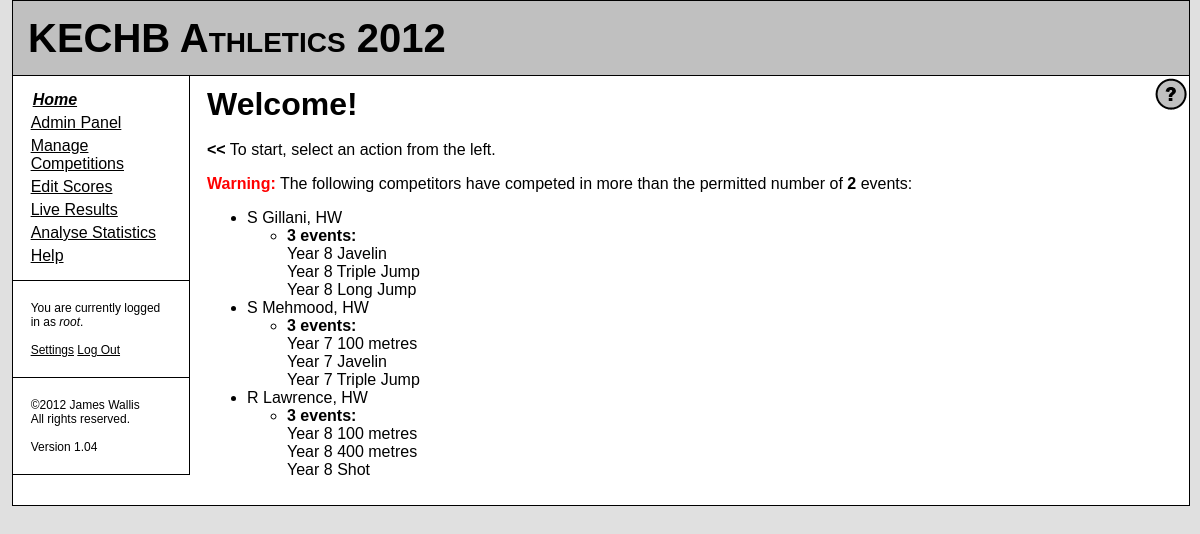
Page /index.php?page=welcome (signed in) on the committed database.
### tables this page shows
CREATE TABLE IF NOT EXISTS `days` (
  `d_id` int(10) unsigned NOT NULL AUTO_INCREMENT,
  `name` varchar(50) NOT NULL,
  `year` smallint(5) unsigned NOT NULL DEFAULT '0',
  `max_events_per_competitor` tinyint(3) unsigned NOT NULL,
  `is_active_day` tinyint(1) NOT NULL DEFAULT '0',
  PRIMARY KEY (`d_id`)
);

CREATE TABLE IF NOT EXISTS `day_competitors` (
  `c_id` int(10) unsigned NOT NULL AUTO_INCREMENT,
  `d_id` int(10) unsigned NOT NULL,
  `name` varchar(50) NOT NULL,
  `t_id` int(10) unsigned NOT NULL,
  `sub_id` int(10) unsigned NOT NULL,
  PRIMARY KEY (`c_id`)
);

CREATE TABLE IF NOT EXISTS `day_teams` (
  `t_id` int(10) unsigned NOT NULL AUTO_INCREMENT,
  `d_id` int(10) unsigned NOT NULL,
  `name` varchar(50) NOT NULL,
  `initscore` decimal(10,6) NOT NULL DEFAULT '0.000000',
  PRIMARY KEY (`t_id`)
);

### helper_functions.php (called while the page is built, shortened)
<?php
function get_competitorsoverlimit($d_id)
{
	$competitorsoverlimit = array();
	$query = "SELECT max_events_per_competitor FROM days WHERE d_id='" . mysql_real_escape_string($d_id) . "' LIMIT 1";
	$result = @mysql_query($query);
	$row = mysql_fetch_array($result);
	if(mysql_num_rows($result) == 1) $max_events = $row['max_events_per_competitor']; else return $competitorsoverlimit;
	$query = "SELECT day_scores.c_id AS c_id, COUNT(day_scores.c_id) AS eventcount FROM day_scores, day_events";
	$query .= " WHERE day_scores.d_id='" . mysql_real_escape_string($d_id) . "' AND day_scores.c_id<>0";
	$query .= " AND day_events.counts_to_limit='1' AND day_scores.e_id=day_events.e_id";
	$query .= " GROUP BY day_scores.c_id";
	$result = @mysql_query($query);
	while($row = mysql_fetch_array($result))
	{
		if($row['eventcount'] > $max_events) $competitorsoverlimit[] = $row['c_id'];
	}
	return $competitorsoverlimit;
}
?>

### index.php (the view, shortened to what this page needs)
<?php
@require_once('helper_functions.php');
$query = "SELECT d_id, name FROM days WHERE is_active_day='1' LIMIT 1";
$result = @mysql_query($query);
if(mysql_num_rows($result) == 1)
{
	$row = mysql_fetch_array($result);
	$curactivedayid = $row['d_id'];
	$curpageheadline = htmlspecialchars($row['name']);
} else {
	$curpageheadline = "Scoring System - Please select an Active Day";
}
$curpage = "";
$curpagetitle = "";
$curpagehelp = "";
if(isset($_GET['page'])) $curpage = $_GET['page'];
switch($curpage)
{
	case 'welcome':
		$curpagetitle = "Welcome!";
		$curpagehelp = "#use-welcome";
		break;
}
?>
<!DOCTYPE HTML PUBLIC "-//W3C//DTD HTML 4.01 Transitional//EN" "http://www.w3.org/TR/html4/loose.dtd">
<html>
<head>
	<link rel="stylesheet" type="text/css" href="scoresystem.css">
</head>
<body>
	<div id="header">
		<h1><?php  echo $curpageheadline; ?></h1>
	</div>
	<div id="container">
		<div id="sidebar">
			<div id="menubox">
				<ul><?php
				function generate_menu_markup($pagename, $menutext)
				{
					global $curpage;
					$resultmarkup = '<li><a class="';
					$resultmarkup .= ($curpage == $pagename)? 'menuselected' : 'menunormal';
					$resultmarkup .= '" href="index.php?page=' . $pagename . '">' . $menutext . '</a></li>';
					return $resultmarkup;
				}
				if(isset($_SESSION['user_id']))
				{
					echo "\t\t\t\t\t" . generate_menu_markup('welcome', 'Home') . "\n";
					if($_SESSION['perm_admin'] == 1) echo "\t\t\t\t\t" . generate_menu_markup('adminpanel', 'Admin Panel') . "\n";
					if($_SESSION['perm_daymanage'] == 1) echo "\t\t\t\t\t" . generate_menu_markup('comppanel', 'Manage Competitions') . "\n";
					if($_SESSION['perm_scoreedit'] == 1 && isset($curactivedayid)) echo "\t\t\t\t\t" . generate_menu_markup('scoreentry', 'Edit Scores') . "\n";
					if($_SESSION['perm_scoreview'] == 1 && isset($curactivedayid)) echo "\t\t\t\t\t" . generate_menu_markup('scoreviewer', 'Live Results') . "\n";
					if($_SESSION['perm_stats'] == 1) echo "\t\t\t\t\t" . generate_menu_markup('statspanel', 'Analyse Statistics') . "\n";
					echo "\t\t\t\t\t" . generate_menu_markup('help', 'Help') . "\n";
				} else {
					echo "\t\t\t\t\t" . generate_menu_markup('login', 'Log In') . "\n";
				}
				?>
				</ul>
			</div>
			<div id="userbox">
				<?php
				if(isset($_SESSION['user_id']))
				{
					echo "You are currently logged in as <i>" . htmlspecialchars($_SESSION['user_name']) . "</i>.\n";
				} else {
					echo "You are not currently logged in.\n";
				}
				if(isset($_SESSION['user_id']))
				{?>
				<br><br>
				<a href="index.php?page=accountsettings">Settings</a>
				<a href="index.php?page=logout">Log Out</a><?php } else { ?>
				<br><br>
				<a href="index.php?page=login">Log In</a><?php } ?>
			</div>
			<div id="systembox">
				&copy;2012 James Wallis<br>
				All rights reserved.<br><br>
				Version 1.04
			</div>
		</div>
		<?php if(isset($_SESSION['user_id'])) { ?><div id="helpbutton">
			<a href="index.php?page=help<?php echo $curpagehelp; ?>"><img src="helpbutton.png" alt="Help" title="Get help for this page"></a>
		</div><?php } ?>
		<div id="pagecontent">
			<?php
			echo "<h1>$curpagetitle</h1>\n";
			echo "\t\t\t<br>\n";
			switch($curpage)
			{
				case 'login': ?>
			</p><?php echo "\n";
				case 'welcome': ?>
			<p>
				<b>&lt;&lt;</b> To start, select an action from the left.
			</p>
			<?php
					if(isset($curactivedayid))
					{
						$competitorsoverlimit = get_competitorsoverlimit($curactivedayid);
						$query = "SELECT max_events_per_competitor FROM days WHERE d_id='" . mysql_real_escape_string($curactivedayid) . "' LIMIT 1";
						$result = @mysql_query($query);
						$row = mysql_fetch_array($result);
						$max_events = $row['max_events_per_competitor'];
						if(count($competitorsoverlimit) > 0)
						{
							echo "\t\t\t<p>\n";
							echo "\t\t\t\t<span class=\"errormessage\"><b>Warning:</b></span> ";
							echo "The following competitors have competed in more than the permitted number of <b>$max_events</b> events:<br>\n";
							echo "\t\t\t\t<ul>\n";
							foreach($competitorsoverlimit as $c_id)
							{
								$query = "SELECT name, t_id FROM day_competitors WHERE c_id='" . mysql_real_escape_string($c_id) . "' LIMIT 1";
								$result = @mysql_query($query);
								$row = mysql_fetch_array($result);
								$t_id = $row['t_id'];
								echo "\t\t\t\t\t<li>" . htmlspecialchars($row['name']) . ", ";
								$query = "SELECT name FROM day_teams WHERE t_id='" . mysql_real_escape_string($t_id) . "' LIMIT 1";
								$result = @mysql_query($query);
								$row = mysql_fetch_array($result);
								echo htmlspecialchars($row['name']) . "\n";
								$query = "SELECT day_events.name AS event FROM day_events, day_scores WHERE c_id='" . mysql_real_escape_string($c_id) . "'";
								$query .= " AND day_events.e_id=day_scores.e_id AND day_events.counts_to_limit='1'";
								$result = @mysql_query($query);
								echo "\t\t\t\t\t<ul><li><b>";
								echo mysql_num_rows($result) . " events:</b><br>";
								while($row = mysql_fetch_array($result))
								{
									echo htmlspecialchars($row['event']) . "<br>";
								}
								echo "</li></ul>\n\t\t\t\t\t</li>\n";
							}
							echo "\t\t\t\t</ul>\n";
							echo "\t\t\t</p>\n";
						}
					}
					break;
				case 'adminpanel': ?>
			</p><?php
			}
			?>
		</div>
	</div>
</body>
</html>

### scoresystem.css (style rules this page uses)
body { background-color: #e0e0e0; color: #000000; font-family: Helvetica, Arial, Sans-Serif; font-style: normal; font-weight: normal; font-size: 100%; }
p { font-size: 1em; margin: 0px 0px 16px 0px; }
a:link { color: #000000; text-decoration: underline; }
div { font-size: 1em; background-color: transparent; border-style: none; margin: 0px; padding: 0px; }
.errormessage { color: #ff0000; }
div#header { background-color: #c0c0c0; border-style: solid; border-width: 1px; border-color: #000000; position: absolute; top: 0%; left: 1%; width: 98%; height: 75px; min-width: 800px; }
div#header h1 { font-weight: bold; font-size: 2.5em; font-variant: small-caps; margin: 15px; }
div#container { background-color: #ffffff; border-style: solid; border-width: 1px; border-color: #000000; position: absolute; top: 75px; left: 1%; width: 98%; min-width: 800px; }
div#sidebar { float: left; width: 15%; height: auto; }
div#menubox { border-style: none solid solid none; border-width: 1px; border-color: #000000; padding: 10px 10% 10px 10%; width: 80%; }
div#menubox ul { list-style-type: none; margin: 0px; padding: 0px; }
div#menubox li { margin-top: 5px; margin-bottom: 5px; }
div#menubox a.menuselected { font-style: italic; font-weight: bold; margin-left: 2px; }
div#userbox { font-size: 0.75em; border-style: none solid solid none; border-width: 1px; border-color: #000000; padding: 20px 10% 20px 10%; width: 80%; }
div#systembox { font-size: 0.75em; border-style: none solid solid none; border-width: 1px; border-color: #000000; padding: 20px 10% 20px 10%; width: 80%; }
div#pagecontent { padding: 10px 1.5% 10px 1.5%; float: left; width: 80%; height: auto; }
div#pagecontent h1 { font-weight: bold; font-size: 2em; margin: 0px; }
div#helpbutton { float: right; position: absolute; top: 2px; right: 2px; }

### rows in the picture
days: name "KECHB Athletics 2012", max_events_per_competitor "2"
day_competitors: name "S Gillani"
day_teams: name "HW"
day_competitors: name "S Mehmood"
day_competitors: name "R Lawrence"

### other values in the picture
$menutext "Home Admin Panel Manage Competitions Edit Scores Live Results Analyse Statistics Help"
$_SESSION['user_name'] "root"
$curpagetitle "Welcome!"
mysql_num_rows($result) "3"
$row['event'] "Year 8 Javelin"
$row['event'] "Year 8 Triple Jump"
$row['event'] "Year 8 Long Jump"
$row['event'] "Year 7 100 metres"
$row['event'] "Year 7 Javelin"
$row['event'] "Year 7 Triple Jump"
$row['event'] "Year 8 100 metres"
$row['event'] "Year 8 400 metres"
$row['event'] "Year 8 Shot"
